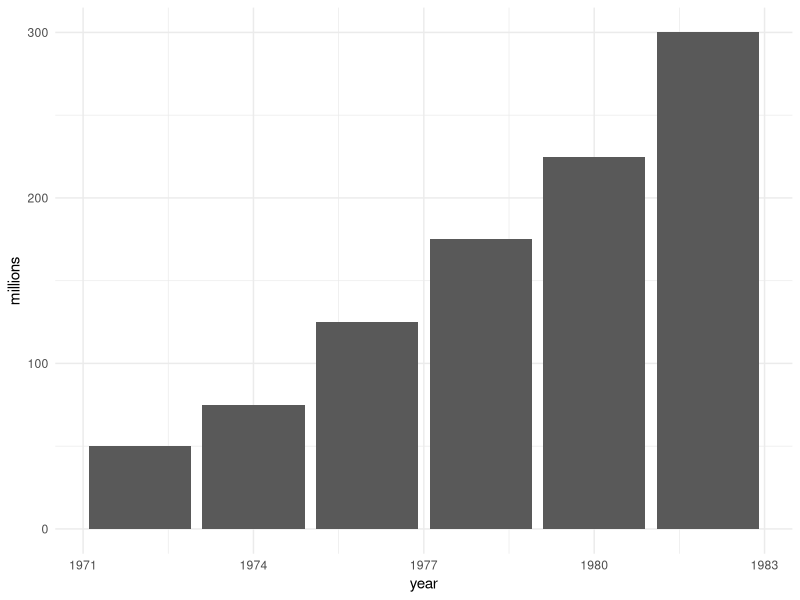

Source code (R):
## ---- chunk 1
dat <- data.frame(
  year = c(1972, 1974, 1976, 1978, 1980, 1982),
  millions = c(50, 75, 125, 175, 225, 300)
)
## ---- chunk 2
library(ggplot2)

ggplot(data = dat, aes(x = year, y = millions)) +
    geom_bar(stat = "identity") + 
    theme_minimal()
